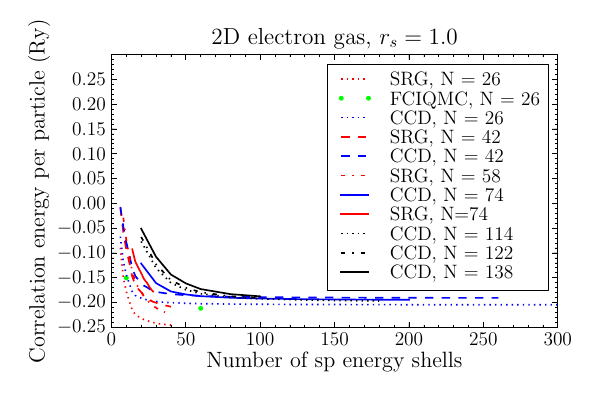

This chart was generated by the following Python code:
from numpy import *
from matplotlib.pyplot import *
from matplotlib import rc
from matplotlib.ticker import MultipleLocator, FormatStrFormatter

#     Use Latex font as default
rc('font',**{'family':'serif','serif':['Helvetica']})
rc('text', usetex=True)
matplotlib.rcParams.update({'font.size': 14})
rc('legend',**{'fontsize':14})   

#     Initialize a figure
fig = figure(figsize=(6,4), dpi=60)

#     Read data file
fileName = "nShellsEne";
fileNameSRG26 = "N26_srg";
fileNameSRG42 = "N42_srg";
fileNameSRG58 = "N58_srg";
fileNameSRG74 = "N74_srg";
fileNameFCIQ26 = "N26_fciqmc";
fileNameCCD26 = "N26_ccd";
fileNameCCD42 = "N42_ccd";
fileNameCCD74 = "N74_ccd";
fileNameCCD114 = "N114_ccd";
fileNameCCD122 = "N122_ccd";
fileNameCCD138 = "N138_ccd";
dataSRG26 = loadtxt(fileNameSRG26)
dataSRG42 = loadtxt(fileNameSRG42)
dataSRG58 = loadtxt(fileNameSRG58)
dataSRG74 = loadtxt(fileNameSRG74)
dataFCIQ26 = loadtxt(fileNameFCIQ26)
dataCCD26 = loadtxt(fileNameCCD26)
dataCCD42 = loadtxt(fileNameCCD42)
dataCCD74 = loadtxt(fileNameCCD74)
dataCCD114 = loadtxt(fileNameCCD114)
dataCCD122 = loadtxt(fileNameCCD122)
dataCCD138 = loadtxt(fileNameCCD138)
nShellsSRG26 = dataSRG26[:,0]
nShellsSRG42 = dataSRG42[:,0]
nShellsSRG58 = dataSRG58[:,0]
nShellsSRG74 = dataSRG74[:,0]
nShellsFCIQ26 = dataFCIQ26[:,0]
nShellsCCD26 = dataCCD26[:,0]
nShellsCCD42 = dataCCD42[:,0]
nShellsCCD74 = dataCCD74[:,0]
nShellsCCD114 = dataCCD114[:,0]
nShellsCCD122 = dataCCD122[:,0]
nShellsCCD138 = dataCCD138[:,0]
eneSRG26 = dataSRG26[:,2]
eneSRG42 = dataSRG42[:,2]
eneSRG58 = dataSRG58[:,2]
eneSRG74 = dataSRG74[:,2]
eneFCIQ26 = dataFCIQ26[:,1]
eneCCD26 = dataCCD26[:,3] 
eneCCD42 = dataCCD42[:,3]
eneCCD74 = dataCCD74[:,3]
eneCCD114 = dataCCD114[:,3]
eneCCD122 = dataCCD122[:,3]
eneCCD138 = dataCCD138[:,3]

dashes1 = [5,2,2,2];
dashes2 = [5,2,1,2,1,2];

spring_green = (0, 1.0, 0)

#     Plot
p1 = plot(nShellsSRG26, eneSRG26, color="red", linewidth=1.2, 
          linestyle=":", label="SRG, N = 26")
p3 = plot(nShellsFCIQ26, eneFCIQ26, color=spring_green, 
          linestyle="noline", marker=".", label="FCIQMC, N = 26")
p4 = plot(nShellsCCD26, eneCCD26, color="blue", linewidth=1.2,
          linestyle=":", label="CCD, N = 26")
p2 = plot(nShellsSRG42, eneSRG42, color="red", linewidth=1.2,
          linestyle="--", label="SRG, N = 42")
p5 = plot(nShellsCCD42, eneCCD42, color="blue", linewidth=1.2,
          linestyle="--", label="CCD, N = 42")
p10 = plot(nShellsSRG58, eneSRG58, color="red", linewidth=1.2,
           linestyle="-.", label="SRG, N = 58")
p6 = plot(nShellsCCD74, eneCCD74, color="blue", linewidth=1.2,
          linestyle="-", label="CCD, N = 74")
p11 = plot(nShellsSRG74, eneSRG74, color="red", linewidth=1.2,
           linestyle="-", label="SRG, N=74")
p7 = plot(nShellsCCD114, eneCCD114, color="k", linewidth=1.2,
          linestyle=":", label="CCD, N = 114")
p8 = plot(nShellsCCD122, eneCCD122, color="k", linewidth=1.2,
          linestyle="-.", label="CCD, N = 122")
p9 = plot(nShellsCCD138, eneCCD138, color="k", linewidth=1.2,
          linestyle="-", label="CCD, N = 138")
# p1 = plot(nShellsSRG26, eneSRG26, color="red", linewidth=1.2, 
#           linestyle=":", marker=".", label="SRG, N = 26")
# p2 = plot(nShellsSRG42, eneSRG42, color="red", linewidth=1.2,
#           linestyle="-.", marker="o", markerfacecolor="None",
#           label="SRG, N = 42")
# p3 = plot(nShellsFCIQ26, eneFCIQ26, color=spring_green, 
#           linestyle="noline", marker=".", label="FCIQMC, N = 26")
# p4 = plot(nShellsCCD26, eneCCD26, color="blue", linewidth=1.2,
#           linestyle=":", marker=".", label="CCD, N = 26")
# p5 = plot(nShellsCCD42, eneCCD42, color="blue", linewidth=1.2,
#           linestyle="-.", marker="o", markerfacecolor="None",
#           label="CCD, N = 42")
# p6 = plot(nShellsCCD74, eneCCD74, color="blue", linewidth=1.2,
#           linestyle="-", marker="s", markerfacecolor="None",
#           label="CCD, N = 74")


# plot([0, N_ele.max()], [0.5525, 0.5525], 'k', lw=1.2, linestyle=":")
# plot([0, N_ele.max()], [0.242, 0.242], 'k', lw=1.2, linestyle="-.")
# plot([0, N_ele.max()], [0.0945, 0.0945], 'k', lw=1.2, linestyle="-")


#     Legend
leg = legend(loc='upper right', labelspacing=0.1)
fr_leg = leg.get_frame()
fr_leg.set_lw(0.6)

#     Set minor and major ticks
majorLocatorX = MultipleLocator(50)
minorLocatorX = MultipleLocator(10)
majorLocatorY = MultipleLocator(0.05)
minorLocatorY = MultipleLocator(0.01)
axis = fig.gca()
axis.xaxis.set_major_locator(majorLocatorX)
axis.xaxis.set_minor_locator(minorLocatorX)
axis.yaxis.set_major_locator(majorLocatorY)
axis.yaxis.set_minor_locator(minorLocatorY)

#     Limits on axes
#xlim(nShellsCCD.min(), nShellsCCD.max())
xlim(0, nShellsCCD26.max())
#ylim(ene_hf.min(), ene_hf.max())
ylim(-0.25, 0.3)

#     Set axis labels
xlabel('Number of sp energy shells', fontsize=16)
ylabel('Correlation energy per particle (Ry)', fontsize=16)
title("2D electron gas, $r_{s} = 1.0$")

fig.tight_layout()
frame = axis.get_frame()
frame.set_linewidth(0.1)

#show()

fig.savefig(fileName+'.pdf', format='pdf')
fig.savefig(fileName+'.eps', format='eps')
